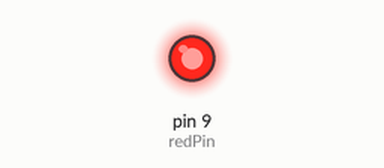
Recording of a sketch running on a simulated Arduino Uno, built with avr-gcc and run on an emulated ATmega328P. On the bench: output pins drawn as LEDs (lit = HIGH).

Above: at 0.05 s.
At 0.75 s:
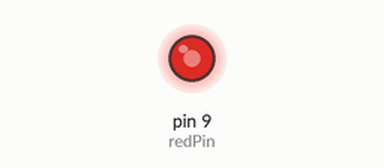
At 1.5 s:
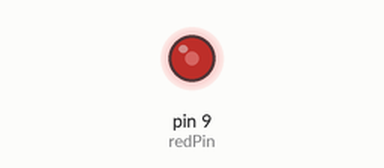
At 3.0 s:
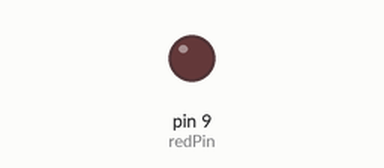
Timing chart, 0 to 6.9 s (numbered marks = the images above):
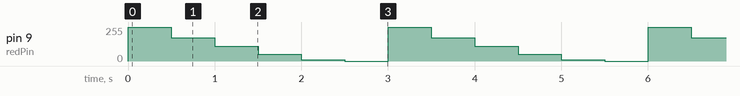

Measured:
- by itself, pin 9 (redPin): repeats every 3.0 s: 175/255 0.50 s, 110/255 0.50 s, 50/255 0.50 s, 10/255 0.50 s, 0/255 0.50 s, 255/255 0.50 s

The sketch:

project4_analog_brightness.ino
```cpp
// Project 4: Analog Brightness Levels
// Board: Arduino Uno
// Cycles through 6 brightness levels on a red LED using PWM
// analogWrite accepts values 0 (off) to 255 (full brightness)

int redPin = 9;

// Brightness levels from full to off
int brightness1 = 255;  // full brightness
int brightness2 = 175;  // ~70%
int brightness3 = 110;  // ~43%
int brightness4 = 50;   // ~20%
int brightness5 = 10;   // ~4%
int brightness6 = 0;    // off

void setup() {
  pinMode(redPin, OUTPUT);
}

void loop() {
  analogWrite(redPin, brightness1);  delay(500);
  analogWrite(redPin, brightness2);  delay(500);
  analogWrite(redPin, brightness3);  delay(500);
  analogWrite(redPin, brightness4);  delay(500);
  analogWrite(redPin, brightness5);  delay(500);
  analogWrite(redPin, brightness6);  delay(500);
}
```
